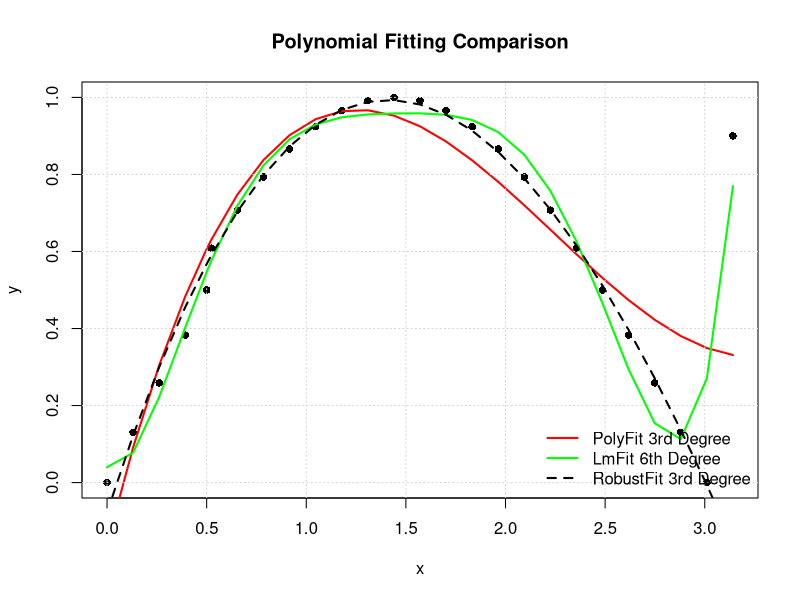

The R source for this figure:
# Load necessary libraries
if (!require("pracma")) install.packages("pracma", dependencies = TRUE)
if (!require("MASS")) install.packages("MASS", dependencies = TRUE)
library(pracma)
library(MASS)

# Generate data points for fitting the sine function
x <- seq(0, pi, length.out = 25)
y <- sin(x)

# Add noise to the data
x <- c(x, 0.5)
x <- sort(x)
y <- c(y, 0.9)

# Fit a 3rd-degree polynomial to the noisy sine data
p <- polyfit(x, y, 3)

# Plot the original data points and the polynomial fit
plot(x, y, type = "p", main = "Polynomial Fitting Comparison",
     xlab = "x", ylab = "y", pch = 16)
yf <- polyval(p, x)
lines(x, yf, col = "red", lwd = 2)
grid()

# Linear regression fit using a 6th-degree polynomial
lm_fit <- lm(y ~ poly(x, 6))
lines(x, lm_fit$fitted.values, col = "green", lwd = 2)

# Robust polynomial fit using a 3rd-degree polynomial
r_fit <- rlm(y ~ poly(x, 3))
lines(x, r_fit$fitted.values, col = "black", lwd = 2, lty = 2)

# Display a summary of the robust fit
summary(r_fit)

# Add a legend to distinguish the different fits
legend("bottomright", legend = c("PolyFit 3rd Degree", "LmFit 6th Degree", "RobustFit 3rd Degree"),
       col = c("red", "green", "black"), lty = c(1, 1, 2), lwd = 2, bty = "n")
